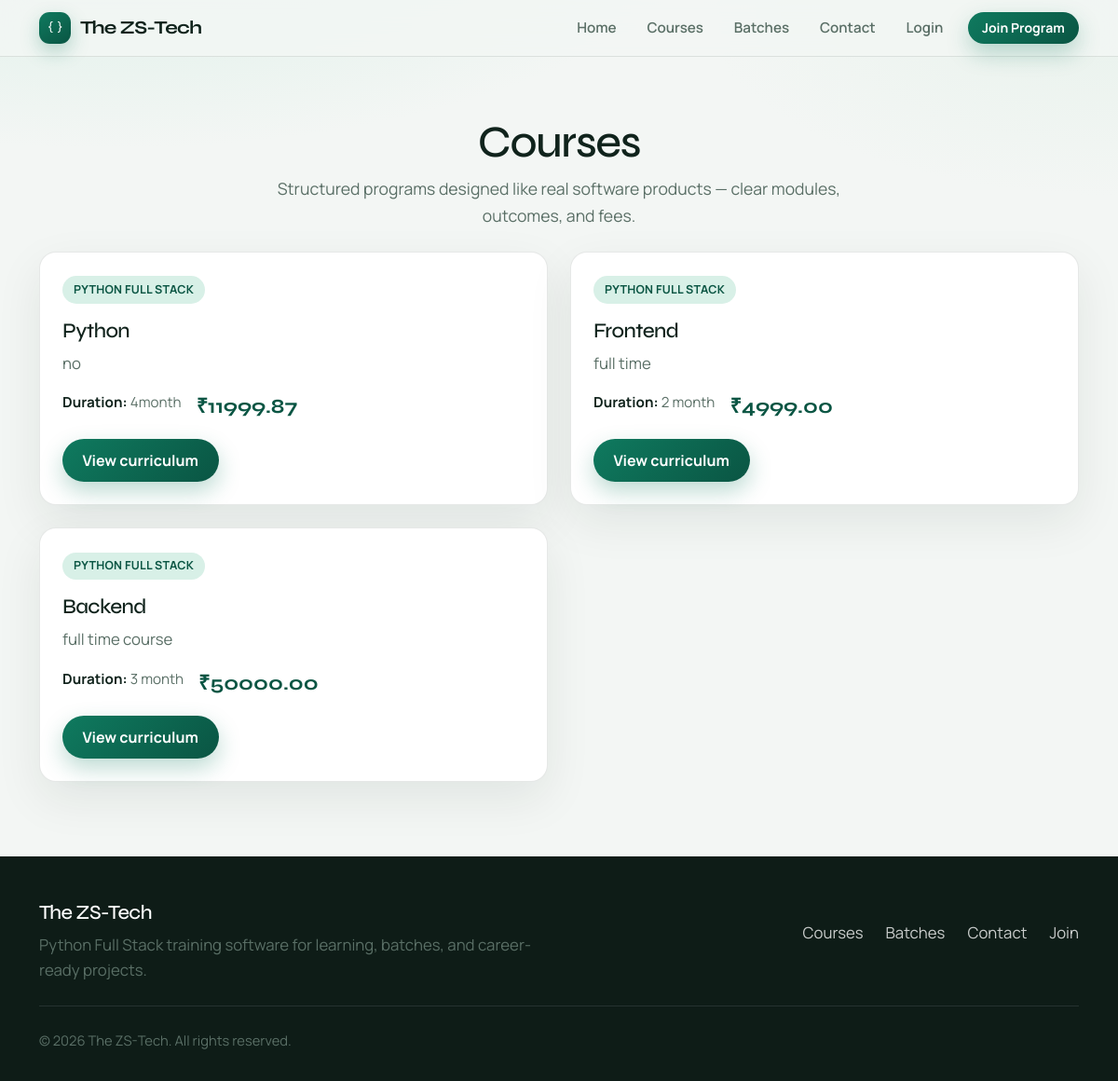
Page /courses/ on the committed database.
### courses/models.py (models this page shows, shortened)
class Course(models.Model):
    title = models.CharField(
        max_length=200
    )
    short_description = models.CharField(
        max_length=300
    )
    description = models.TextField()
    duration = models.CharField(
        max_length=100
    )
    fees = models.DecimalField(
        max_digits=10,
        decimal_places=2,
        default=0
    )
    is_active = models.BooleanField(
        default=True
    )
    created_at = models.DateTimeField(
        auto_now_add=True
    )

### courses/views.py (the view)
def course_list(request):
    courses = Course.objects.filter(
        is_active=True
    )
    return render(
        request,
        'courses/course_list.html',
        {
            'courses': courses
        }
    )

### templates/courses/course_list.html (shortened to what this page needs)
{% extends 'base.html' %}
{% block content %}
<section class="page-hero">
    <div class="container text-center">
        <h1>Courses</h1>
        <p class="section-lead">Structured programs designed like real software products — clear modules, outcomes, and fees.</p>
    </div>
</section>
<section class="pb-5">
    <div class="container">
        <div class="row g-4">
            {% for course in courses %}
            <div class="col-md-6">
                <article class="soft-panel">
                    <span class="pill mb-3">Python Full Stack</span>
                    <h3>{{ course.title }}</h3>
                    <p>{{ course.short_description }}</p>
                    <div class="meta-row">
                        <span><strong>Duration:</strong> {{ course.duration }}</span>
                        <span class="fee-tag">₹{{ course.fees }}</span>
                    </div>
                    <a href="{% url 'course_detail' course.id %}" class="btn btn-zs">View curriculum</a>
                </article>
            </div>
            {% endfor %}
        </div>
    </div>
</section>
{% endblock %}

### static/css/style.css (style rules this page uses)
:root { --bg: #f3f6f4; --bg-soft: #e7efea; --surface: #ffffff; --ink: #10231c; --muted: #5a6f66; --line: rgba(16, 35, 28, 0.10); --accent: #0f7a5f; --accent-dark: #0a5543; --accent-soft: #d8f0e7; --warn: #c45c26; --danger: #b42318; --radius: 18px; --radius-sm: 12px; --shadow: 0 18px 50px rgba(16, 35, 28, 0.08); --font-display: "Syne", sans-serif; --font-body: "Manrope", sans-serif; --space-section: clamp(4rem, 8vw, 6.5rem); }
*, *::before, *::after { box-sizing: border-box; }
html { scroll-behavior: smooth; }
body { margin: 0; font-family: var(--font-body); font-size: 1.05rem; line-height: 1.65; color: var(--ink); background: radial-gradient(1200px 500px at 10% -10%, #d9efe6 0%, transparent 55%), radial-gradient(900px 420px at 100% 0%, #e8f2ec 0%, transparent 50%), var(--bg); min-height: 100vh; }
a { color: var(--accent-dark); text-decoration: none; transition: color 0.2s ease; }
h1, h2, h3, h4, h5, h6 { font-family: var(--font-display); letter-spacing: -0.03em; line-height: 1.15; color: var(--ink); }
p { color: var(--muted); }
.btn { font-family: var(--font-body); font-weight: 700; border-radius: 999px; padding: 0.7rem 1.35rem; border: none; transition: transform 0.2s ease, box-shadow 0.2s ease, background 0.2s ease; }
.btn-primary, .btn-zs { background: linear-gradient(135deg, var(--accent), var(--accent-dark)); color: #fff !important; box-shadow: 0 10px 24px rgba(15, 122, 95, 0.28); }
.section-lead { font-size: 1.1rem; max-width: 38rem; margin: 0 auto; }
.page-hero { padding: clamp(2.5rem, 6vw, 4rem) 0 1.5rem; }
.page-hero h1 { font-size: clamp(2rem, 4.5vw, 3rem); margin-bottom: 0.5rem; }
.soft-panel { background: var(--surface); border: 1px solid var(--line); border-radius: var(--radius); padding: 1.5rem; box-shadow: var(--shadow); height: 100%; transition: transform 0.25s ease, box-shadow 0.25s ease; }
.soft-panel h3 { font-size: 1.4rem; margin-bottom: 0.5rem; }
.meta-row { display: flex; flex-wrap: wrap; gap: 0.5rem 1rem; font-size: 0.95rem; color: var(--muted); margin: 1rem 0; }
.meta-row strong { color: var(--ink); font-weight: 700; }
.pill { display: inline-flex; align-items: center; gap: 0.35rem; padding: 0.28rem 0.75rem; border-radius: 999px; font-size: 0.78rem; font-weight: 700; letter-spacing: 0.02em; text-transform: uppercase; background: var(--accent-soft); color: var(--accent-dark); }
.fee-tag { font-family: var(--font-display); font-size: 1.35rem; font-weight: 700; color: var(--accent-dark); }

### templates/base.html (style rules this page uses)
body { font-family: "Manrope", system-ui, sans-serif; }
.hero-brand, h1, h2, h3 { font-family: "Syne", system-ui, sans-serif; }

### rows in the picture
Course: title "Python", short_description "no", duration "4month", fees "11999.87"
Course: title "Frontend", short_description "full time", duration "2 month", fees "4999.00"
Course: title "Backend", short_description "full time course", duration "3 month", fees "50000.00"
